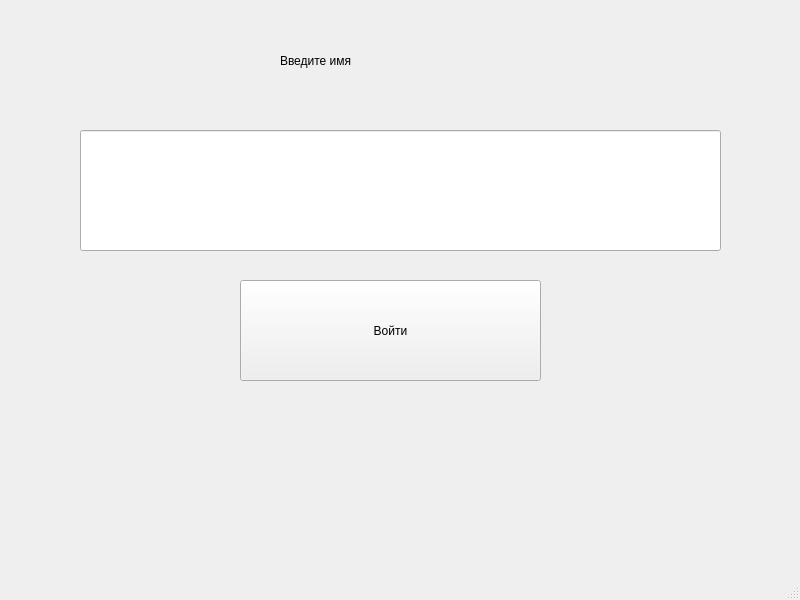
<?xml version="1.0" encoding="UTF-8"?>
<ui version="4.0">
 <class>MainWindow</class>
 <widget class="QMainWindow" name="MainWindow">
  <property name="geometry">
   <rect>
    <x>0</x>
    <y>0</y>
    <width>800</width>
    <height>600</height>
   </rect>
  </property>
  <property name="windowTitle">
   <string>MainWindow</string>
  </property>
  <widget class="QWidget" name="centralwidget">
   <widget class="QLabel" name="label">
    <property name="geometry">
     <rect>
      <x>280</x>
      <y>20</y>
      <width>211</width>
      <height>81</height>
     </rect>
    </property>
    <property name="styleSheet">
     <string notr="true">font: 26pt &quot;Times New Roman&quot;;</string>
    </property>
    <property name="text">
     <string>Введите имя</string>
    </property>
   </widget>
   <widget class="QLineEdit" name="lineEdit">
    <property name="geometry">
     <rect>
      <x>80</x>
      <y>130</y>
      <width>641</width>
      <height>121</height>
     </rect>
    </property>
    <property name="styleSheet">
     <string notr="true">font: 40pt &quot;Times New Roman&quot;;</string>
    </property>
    <property name="text">
     <string/>
    </property>
   </widget>
   <widget class="QLabel" name="label_2">
    <property name="geometry">
     <rect>
      <x>220</x>
      <y>440</y>
      <width>351</width>
      <height>101</height>
     </rect>
    </property>
    <property name="styleSheet">
     <string notr="true">font: 26pt &quot;Times New Roman&quot;;</string>
    </property>
    <property name="text">
     <string/>
    </property>
   </widget>
   <widget class="QPushButton" name="pushButton">
    <property name="geometry">
     <rect>
      <x>240</x>
      <y>280</y>
      <width>301</width>
      <height>101</height>
     </rect>
    </property>
    <property name="styleSheet">
     <string notr="true">font: 26pt &quot;MS Shell Dlg 2&quot;;</string>
    </property>
    <property name="text">
     <string>Войти</string>
    </property>
   </widget>
  </widget>
  <widget class="QMenuBar" name="menubar">
   <property name="geometry">
    <rect>
     <x>0</x>
     <y>0</y>
     <width>800</width>
     <height>21</height>
    </rect>
   </property>
  </widget>
  <widget class="QStatusBar" name="statusbar"/>
 </widget>
 <resources/>
 <connections/>
</ui>
